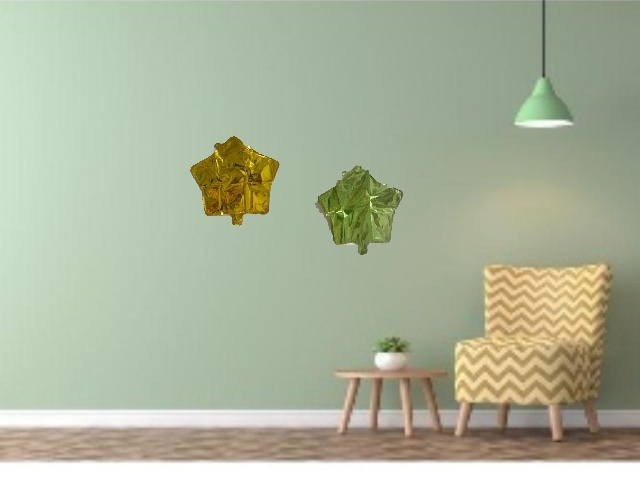
#> input picture pix2pix/share/back_2.jpg, 640 x 480 px, found by its file name
$ python make_deco_with_GA.py   (older library calls are emulated)
#> lines starting #> are read from the running program, lines starting #| are printed output that depends on the picture; after the words box and inside, x2 and y2 are one past the last pixel; in counts of white or black regions, pixels touching at a corner belong together
#!/usr/bin/env python
# -*- coding: utf-8 -*-
import cv2
import glob
import roslib.packages
import numpy as np
import subprocess
import random
from copy import deepcopy
from collections import deque
from scipy.spatial import distance

TH = 150
ALPHA = 0
TEMP_TH = 0.9
INPUT_NAME = "share/pix2pix_input.jpg"
OUTPUT_NAME = "share/pix2pix_output.jpg"
DIR_PATH = "/home/tork/pix2pix/"


# you need to run: pr2eus_tutorials/scripts/deco_demo$ docker image build -t deco_tensor .
# [12 lines left out: function think_with_trained_pix2pix, not called in this run]


def get_inputs():
    deco_imgs = []
    files = glob.glob("input_gan_images/input*.jpg")
    files = sorted(files, key=lambda x: int(x[-5]))
    for fi in files:
        img = cv2.imread(fi)
        deco_imgs.append(img)
    deco_masks = []
    files = glob.glob("input_gan_images/mask*.jpg")
    files = sorted(files, key=lambda x: int(x[-5]))
    for fi in files:
        img = cv2.imread(fi, 0)
        deco_masks.append(img)
    output_img = cv2.imread(DIR_PATH + "share/pix2pix.jpg")
    return deco_imgs, deco_masks, output_img


def remove_dup_deco(back_img, deco_imgs):

    # [5 lines left out: function visualize, not called in this run]

    def check_dup(d_lx, d_ly, d_rx, d_ry, decorated_pos):
        for lx, ly, rx, ry in decorated_pos:
            y_len = min(ry, d_ry) - max(ly, d_ly)
            x_len = min(rx, d_rx) - max(lx, d_lx)
            if y_len > 0 and x_len > 0:
                dup_area =  y_len * x_len
                if dup_area / ((ry - ly) * (rx - lx)) > 0.7:
                    return True
        return False

    # 2回目以降の飾り付け生成では既に置いた飾りは使わない
    decorated_pos = []
    for i, img in enumerate(deco_imgs):
        res = cv2.matchTemplate(back_img, img, cv2.TM_CCOEFF_NORMED)
        _min_val, max_val, _min_loc, max_loc = cv2.minMaxLoc(res)
        if max_val > TEMP_TH:
            H, W, _ = img.shape
            lx, ly = max_loc
            rx, ry = lx + W, ly + H
            if not check_dup(lx, ly, rx, ry, decorated_pos):
                # print("find balloon: ", i)
                deco_imgs[i] = [[[-1, -1, -1]]]
                decorated_pos.append((lx, ly, rx, ry))
    deco_imgs = [img for img in deco_imgs if img[0][0][0] != -1]
    # visualize(back_img, decorated_pos)
    return deco_imgs, decorated_pos


class ThinkDecoration:
    def __init__(self, deco_imgs, deco_masks, input_img, output_img, decorated_pos, nums=21, generation=30, elite=2):
        # 複数の飾りが重ならないようにする 0: 空きスペース, 1: 飾りが既にある, 2: 飾りが既にあり、書き換え不可能
        self.visited = np.zeros((480, 640), dtype=np.int)
        for lx, ly, rx, ry in decorated_pos:
            self.visited[ly: ry, lx: rx] = 2
        print("Decorated_pos: ", decorated_pos)
        test_visited = self.visited[150:240, 500:590]
        y_range, x_range = np.where((test_visited == 2))
        self.input = input_img
        self.H, self.W, _ = self.input.shape
        self.output = output_img
        self.imgs = deco_imgs
        self.masks = deco_masks
        self.nums = nums
        self.elite = elite
        self.generation = generation
        # 貼り付け位置
        self.genes = []
        self.best_gene = (-1 * float('inf'), None)
        for _ in range(nums):
            gene = []
            for im in self.imgs:
                h, w, _ = im.shape
                random_x = random.randint(w / 2, self.W - w / 2)
                random_y = random.randint(h / 2, self.H - h / 2)
                # print(h, w, random_x, random_y)
                gene.append((random_x, random_y, h, w))
            gene = self.remove_overlap(gene)
            self.genes.append(gene)
            output_img = self.generate_img(gene)
        # print(self.genes)


    # [10 lines left out: function shift_pos, not called in this run]


    def remove_overlap(self, gene, debug=False):
        new_gene = []
        self.visited = np.where(self.visited == 1, 0, self.visited)
        for pos_x, pos_y, h, w in gene:
            new_x, new_y = self.generate_new_pos(pos_x, pos_y, h, w, debug)
            self.visited[int(new_y - h/2): int(new_y + h/2), int(new_x - w/2): int(new_x + w/2)] = 1
            new_gene.append((new_x, new_y, h, w))
        return new_gene


    # [33 lines left out: function generate_new_pos, not called in this run]


    def generate_img(self, gene):
        # self.visited = np.where(self.visited == 1, 0, self.visited))
        output_img = deepcopy(self.input)
        for i, deco_img in enumerate(self.imgs):
            pos_x, pos_y, h, w = gene[i]
            mask_img = self.masks[i]
            back_img = output_img[int(pos_y - h/2): int(pos_y + h/2), int(pos_x - w/2): int(pos_x + w/2)]
            deco_img[mask_img < 150] = [0, 0, 0]
            back_img[mask_img >= 150] = [0, 0, 0]
            comp_img = cv2.add(deco_img, back_img)
            output_img[int(pos_y - h/2): int(pos_y + h/2), int(pos_x - w/2): int(pos_x + w/2)] = comp_img
        # cv2.imwrite("output0707.jpg", output_img)
        return output_img


    # [37 lines left out: function calc_img_sim, not called in this run]


    def evaluate(self):
        points = []
        for i in range(self.nums):
            decorated_img = self.generate_img(self.genes[i])
            # 各飾りに関して、置く前と置いた後のどちらが類似度が高いかを調べる
            point = 0
            for pos_x, pos_y, h, w in self.genes[i]:
                ly, ry, lx, rx = int(pos_y - h/2), int(pos_y + h/2), int(pos_x - w/2), int(pos_x + w/2)
                similarity = self.calc_img_sim(decorated_img[ly: ry, lx: rx, :], self.output[ly: ry, lx: rx, :])
                point += similarity
            points.append(point)
        points = np.array(points)
        print(max(points))
        if self.best_gene[0] < max(points):
            best_index = np.argsort(points)[-1]
            self.best_gene = (points[best_index], self.genes[best_index])
            # print(self.best_gene)
        points = map(lambda x: x-(min(points)), points)
        if float(sum(points)) == 0:
            points = [1.0/len(points)] * len(points)
        else:
            points = map(lambda x: float(x)/float(sum(points)), points)
        return points


    # [26 lines left out: function partial_crossover, not called in this run]
        # ブレンド交叉
        # https://qiita.com/simanezumi1989/items/4f821de2b77850fcf508


    def generate_next_generation(self):
        points = self.evaluate()
        copy = deepcopy(self.genes)
        for i in range((self.nums - self.elite)//2):
            index_1, index_2 = np.random.choice(len(points), 2, replace = True, p = points)
            #print(index_1, index_2)
            parent_1 = self.genes[index_1]
            parent_2 = self.genes[index_2]
            child_1, child_2 = self.partial_crossover(parent_1, parent_2)
            copy[2*i] = child_1
            copy[2*i + 1] = child_2
        # inherit high point parents
        elite_parent_index = np.argsort(points)
        for i in range(self.nums - self.elite, self.nums):
            copy[i] = self.genes[elite_parent_index[i]]
        self.genes = deepcopy(copy)


    # [12 lines left out: function mutation, not called in this run]


    def GA_calc(self):
        for _ in range(self.generation):
            self.generate_next_generation()
            self.mutation()
            # print(self.genes)
        best_point, best_gene = self.best_gene
        print("BEST POINT: ", best_point)
        best_gene = self.remove_overlap(best_gene, debug=False)
        print(best_gene)
        output_img = self.generate_img(best_gene)
        cv2.imwrite(DIR_PATH + "share/ga_output.jpg", output_img)
        return best_gene


input_img = cv2.imread(DIR_PATH + "share/back_2.jpg")
#> input_img is the input picture: shape (480, 640, 3); mean B, G, R 155.4, 179.8, 171.8
# think_with_trained_pix2pix(input_img)
deco_imgs, deco_masks, output_img = get_inputs()
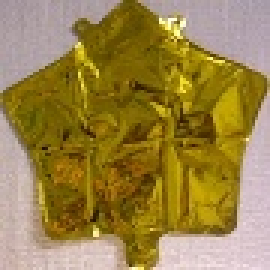
#> input picture pix2pix/input_gan_images/input0.jpg, 90 x 90 px (shown 3 times larger)
#> in get_inputs, img is the input picture: shape (90, 90, 3); mean B, G, R 71.3, 131.7, 155.4
#> deco_imgs = 1 item; deco_masks = []
deco_imgs, decorated_pos = remove_dup_deco(input_img, deco_imgs)
#> the loop in remove_dup_deco, `for i, img in enumerate(deco_imgs):` made 1 pass
#> (max_val, H, W, lx, ly, rx, ry) on pass 1: (0.952, 90, 90, 190, 136, 280, 226)
#> pass 1, in remove_dup_deco, `res = cv2.matchTemplate(back_img, img, cv2.TM_CCOEFF_NORMED)`:
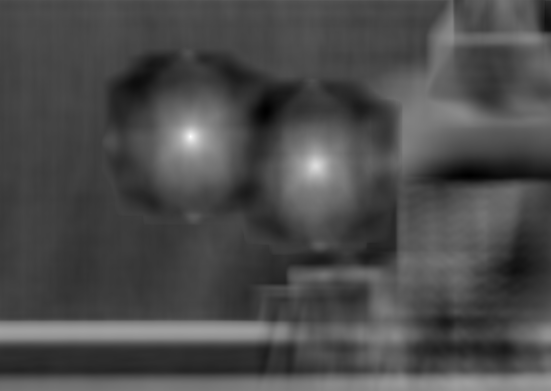
#> res: shape (391, 551) float32; min -0.475, max 0.952, mean -0.0494; drawn with min black and max white
#> after the loop in remove_dup_deco, `for i, img in enumerate(deco_imgs):`: deco_imgs = 1 item; decorated_pos = [(190, 136, 280, 226)]
#> in remove_dup_deco, `deco_imgs = [img for img in deco_imgs if img[0][0][0] != -1]`: deco_imgs = []
#> deco_imgs = []; decorated_pos = [(190, 136, 280, 226)]
think_deco = ThinkDecoration(deco_imgs, deco_masks, input_img, output_img, decorated_pos)
#> the loop in __init__, `for lx, ly, rx, ry in decorated_pos:` made 1 pass
#> after the loop in __init__, `for lx, ly, rx, ry in decorated_pos:`:
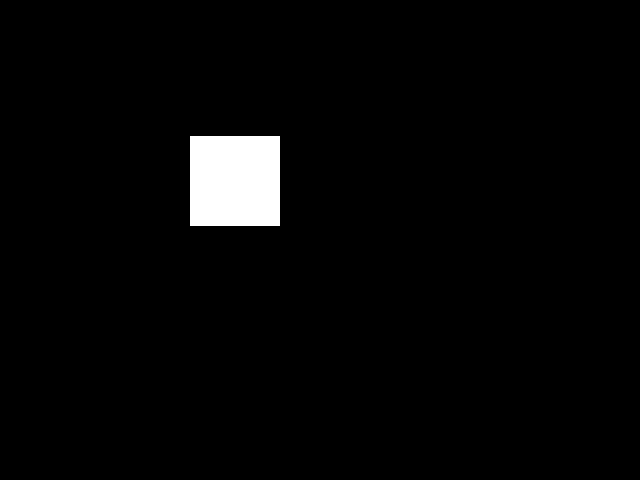
#> self.visited: shape (480, 640) int64; values 0 (black) and 2 (white), 2.6% white; 1 white region, box (x1, y1, x2, y2) and area: (190, 136, 280, 226) 8100
#| Decorated_pos:  [(190, 136, 280, 226)]
#> in __init__, `test_visited = self.visited[150:240, 500:590]`: test_visited: shape (90, 90) int64; every value is 0
#> in __init__, `y_range, x_range = np.where((test_visited == 2))`: y_range = empty array
#> in __init__, `self.imgs = deco_imgs`: self.imgs = []
#> after the loop in __init__, `for _ in range(nums):`: self.genes = [[], [], [], [], [], [], [], [], [], [], [], [], [], [], [], [], [], [], [], [], []]
#> the loop in GA_calc, `for _ in range(self.generation):` made 1 pass
#> (the run stopped early here; a loop or call above may not have finished)
